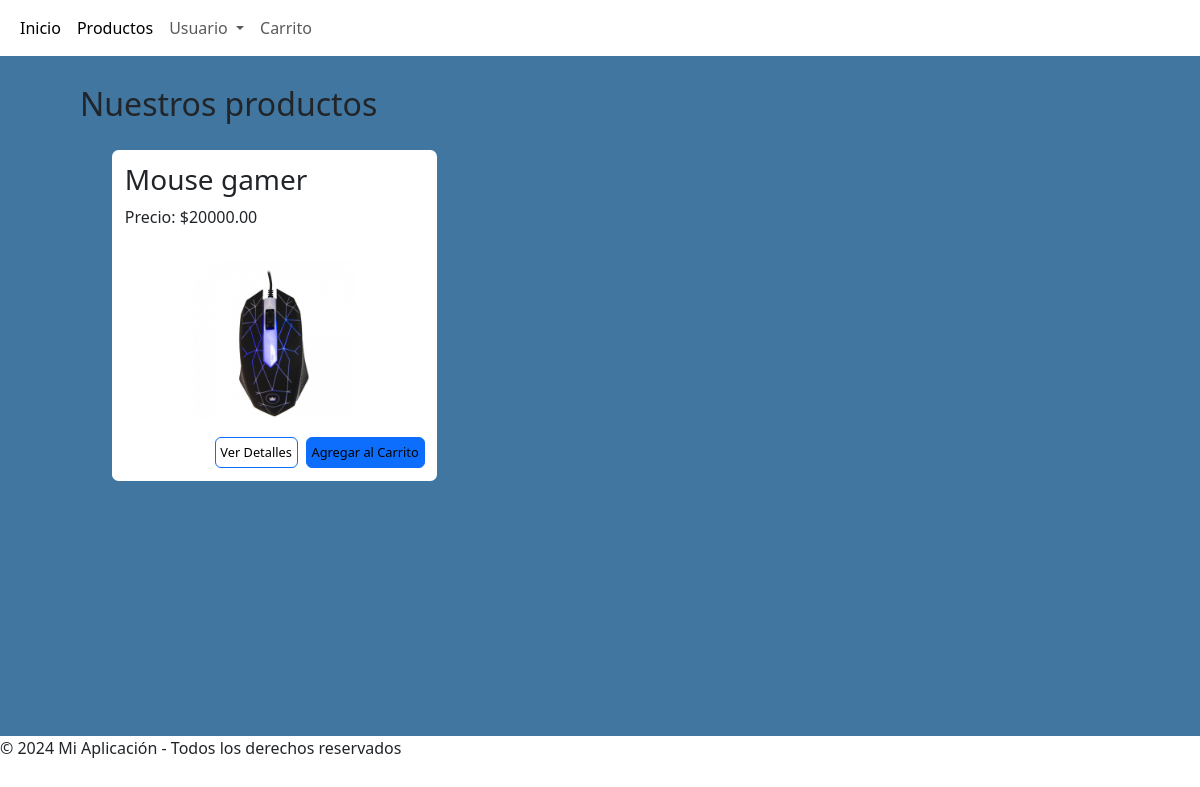
Before: /products/ with the older database file.
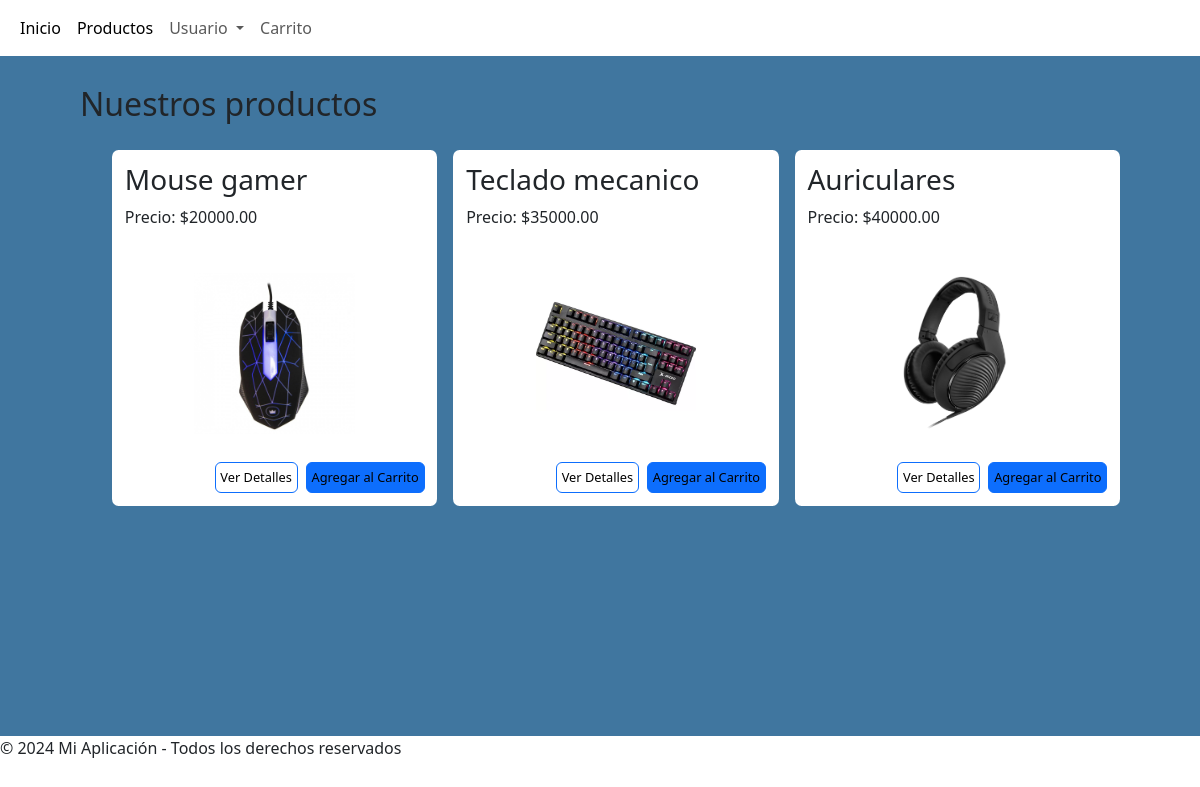
After: the same page with the newer database file.
### products/models.py (models this page shows, shortened)
class Producto(models.Model):
    nombre = models.CharField(max_length=100)
    descripcion = models.TextField()
    precio = models.DecimalField(max_digits=10, decimal_places=2)
    imagen = models.ImageField(upload_to='imagenes_productos/')

### products/views.py (the view)
# urls.py: path('', listar_productos, name='listar_productos'),
def listar_productos(request):
    productos = Producto.objects.all()
    return render(request, 'products/listar_productos.html', {'productos': productos})

### Templates/products/listar_productos.html (shortened to what this page needs)
{% extends 'base.html' %}
{% block content %}
<div class="productos">
    <div class="titulo">
        <h2>Nuestros productos</h2>
    </div>
    <ul class="lista">
        {% for producto in productos %}
            <li class="tarjeta">
                <div>
                    <h3>{{ producto.nombre }}</h3>
                    <p>Precio: ${{ producto.precio }}</p>
                </div>
                <div class="info">
                    {% if producto.imagen %}
                        <img src="{{ producto.imagen.url }}" alt="{{ producto.nombre }}" style="max-width: 100px;">
                    {% endif %}
                </div>
                <div class="botones">
                    <button type="button" class="btn btn-outline-primary"><a href="{% url 'detalle_producto' producto.id %}">Ver Detalles</a></button>
                    <button type="button" class="btn btn-primary"><a href="{% url 'agregar_al_carrito' producto.id %}">Agregar al Carrito</a></button>
                </div>
            </li>
        {% endfor %}
    </ul>
</div>
{% endblock %}

### Templates/base.html (shortened to what this page needs)
{% load static %}
<!DOCTYPE html>
<html lang="es">
<head>
    <link href="https://cdn.jsdelivr.net/npm/bootstrap@5.3.3/dist/css/bootstrap.min.css" rel="stylesheet">
    <link rel="stylesheet" href="{% static 'Style/style.css' %}">
</head>
<body>
    <nav class="navbar navbar-expand-lg nav">
        <div class="container-fluid">
          <div class="collapse navbar-collapse links" id="navbarSupportedContent">
            <ul class="navbar-nav me-auto mb-2 mb-lg-0">
              <li class="nav-item">
                <a class="nav-link active" aria-current="page" href="{% url 'inicio' %}">Inicio</a>
              </li>
              <li class="nav-item">
                <a class="nav-link active" aria-current="page" href="{% url 'listar_productos' %}">Productos</a>
              </li>
              <li class="nav-item dropdown">
                <a class="nav-link dropdown-toggle" href="#" role="button" data-bs-toggle="dropdown" aria-expanded="false">
                  Usuario
                </a>
              </li>
              <li class="nav-item"><a class="nav-link"href="{% url 'ver_carrito' %}">Carrito</a></li>
            </ul>
          </div>
        </div>
      </nav>
    <main>
        {% block content %}{% endblock %}
    </main>
    <footer>
        <p>© 2024 Mi Aplicación - Todos los derechos reservados</p>
    </footer>
</body>
</html>

### static/Style/style.css (style rules this page uses)
main { padding-inline: 5rem; background-color: rgb(64, 118, 159); height: 85vh; padding-top: 1rem; }
.nav div .links { display: flex; justify-content: space-between; align-items: center; }
.productos { display: flex; flex-direction: column; padding-top: 0.8rem; gap: 1.2rem; }
.productos .titulo { display: flex; justify-content: space-between; }
.productos .lista { display: grid; grid-template-columns: 1fr 1fr 1fr; justify-content: space-between; gap: 1rem; }
.productos .tarjeta { background-color: white; list-style: none; padding: 0.8rem; border-radius: 2%; display: flex; flex-direction: column; justify-content: space-between; }
.productos .info { display: flex; justify-content: center; padding: 1rem; }
.productos .info img { min-width: 60%; }
.tarjeta .botones { display: flex; gap: 0.5rem; justify-content: end; font-size: 0.5rem; }
.tarjeta .botones .btn { padding: 0.3rem; font-size: 0.8rem; }

Changed rows visible on the page:
added Producto: nombre "Teclado mecanico", precio "35000.00", imagen (picture)
added Producto: nombre "Auriculares", precio "40000.00", imagen (picture)
